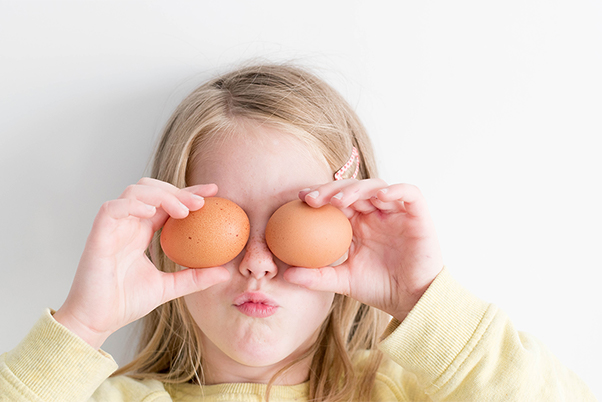
#> input picture images/about-img.jpg, 602 x 402 px, given in place of rick.mp4, which was not available
$ python y.py
#> lines starting #> are read from the running program, lines starting #| are printed output that depends on the picture; after the words box and inside, x2 and y2 are one past the last pixel; in counts of white or black regions, pixels touching at a corner belong together; pictures that were not available may be replaced by others from this repository, and a replacement may not be noted
import cv2
import numpy as np

# Videonun yüklenmesi
video = cv2.VideoCapture("rick.mp4")


# Video boyutlarının alınması
frame_width = int(video.get(cv2.CAP_PROP_FRAME_WIDTH))
frame_height = int(video.get(cv2.CAP_PROP_FRAME_HEIGHT))

# 2x2 çerçeve boyutlarının oluşturulması
grid_width = frame_width * 2
grid_height = frame_height * 2

# 2x2 çerçevenin oluşturulması
grid = np.zeros((grid_height, grid_width, 3), dtype=np.uint8)

# Video frame'lerinin okunması
while True:
    ret, frame = video.read()
#> frame is the input picture: shape (402, 602, 3); mean B, G, R 196.9, 207.3, 224.5
    if not ret:
        break

    # Mavi renk maskesi
    hsv = cv2.cvtColor(frame, cv2.COLOR_BGR2HSV)
#> hsv: shape (402, 602, 3); mean H, S, V 13.3, 36.2, 224.5
    blue_lower = np.array([100,60,60])
    blue_upper = np.array([130,255,255])
    blue_mask = cv2.inRange(hsv, blue_lower, blue_upper)
#> blue_mask: shape (402, 602); every value is 0
    blue_masked = cv2.bitwise_and(frame, frame, mask=blue_mask)
#> blue_masked: shape (402, 602, 3); every value is 0

    # Kırmızı renk maskesi
    red_lower = np.array([0,50,50])
    red_upper = np.array([10,255,255])
    red_mask = cv2.inRange(hsv, red_lower, red_upper)
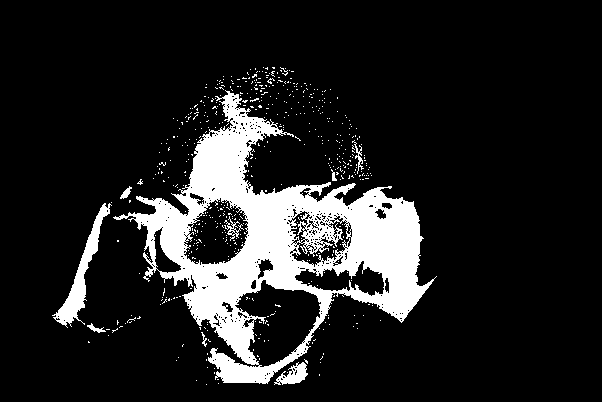
#> red_mask: shape (402, 602); 13.6% white; 544 white regions (535 under 20 px), largest, box (x1, y1, x2, y2) and area: (113, 90, 437, 384) 29344, (52, 203, 112, 328) 1515, (274, 362, 308, 385) 389
    red_masked = cv2.bitwise_and(frame, frame, mask=red_mask)
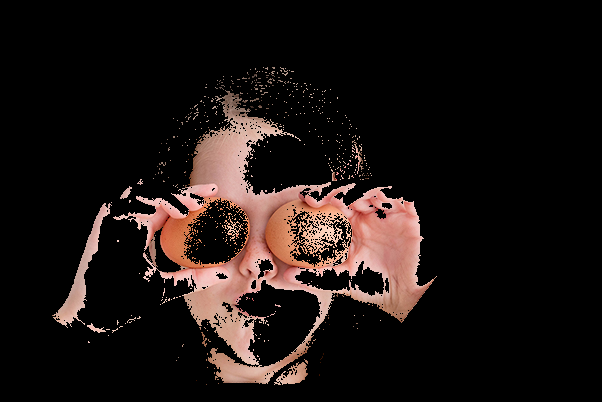
#> red_masked: shape (402, 602, 3); mean B, G, R 18.3, 20.6, 28.6

    # Keskinleştirme
    kernel = np.array([[-1,-1,-1], [-1,9,-1], [-1,-1,-1]])
    sharpened = cv2.filter2D(frame, -1, kernel)
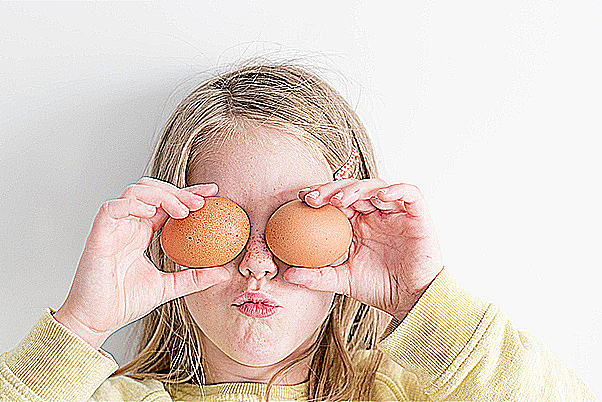
#> sharpened: shape (402, 602, 3); mean B, G, R 196, 206.1, 222.4

    # 2x2 çerçeveye frame'lerin yerleştirilmesi
    grid[0:frame_height, 0:frame_width] = frame
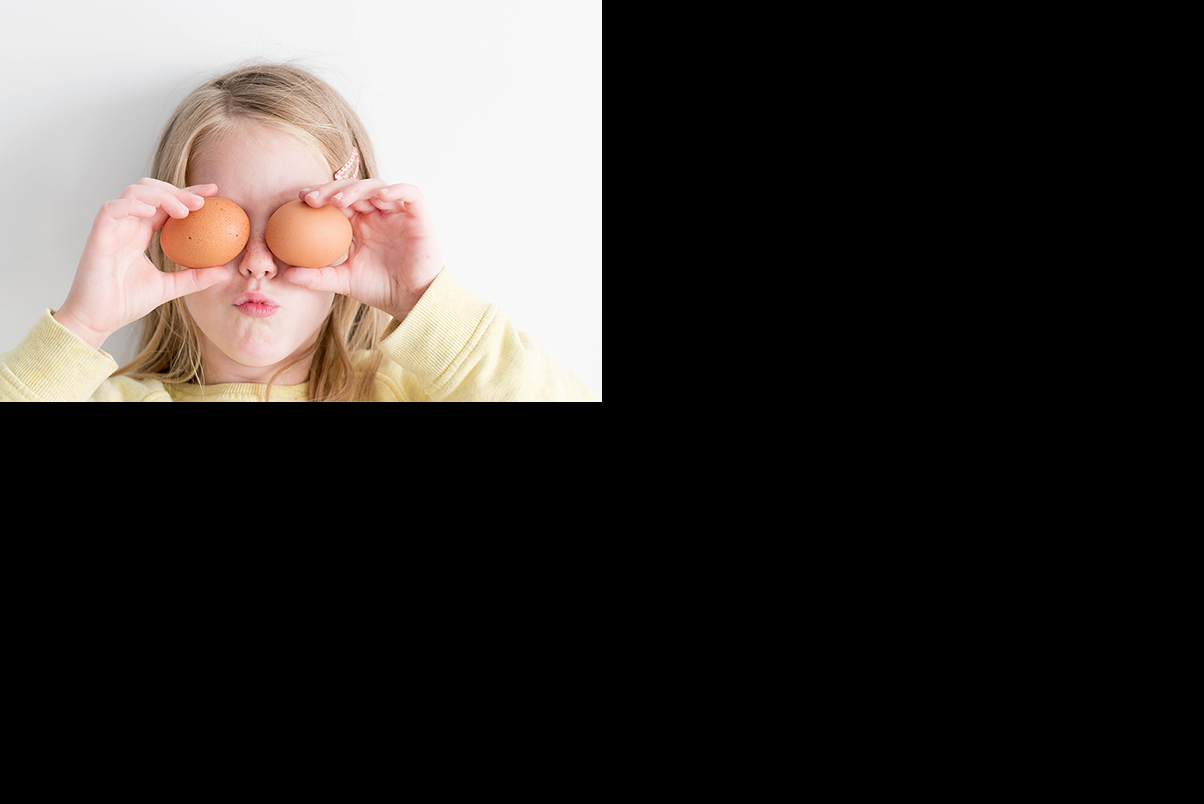
#> grid: shape (804, 1204, 3); mean B, G, R 49.2, 51.8, 56.1
    grid[0:frame_height, frame_width:grid_width] = sharpened
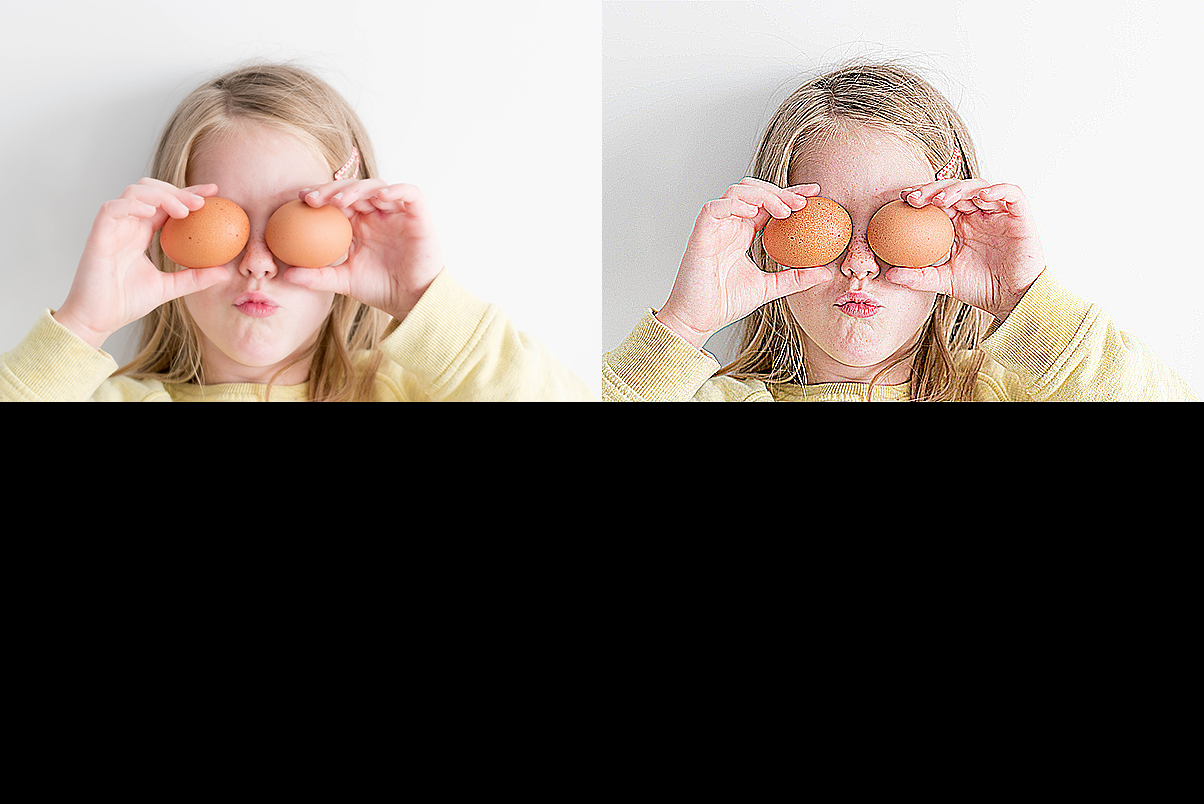
#> grid: shape (804, 1204, 3); mean B, G, R 98.2, 103.3, 111.7
    grid[frame_height:grid_height, 0:frame_width] = blue_masked
    grid[frame_height:grid_height, frame_width:grid_width] = red_masked
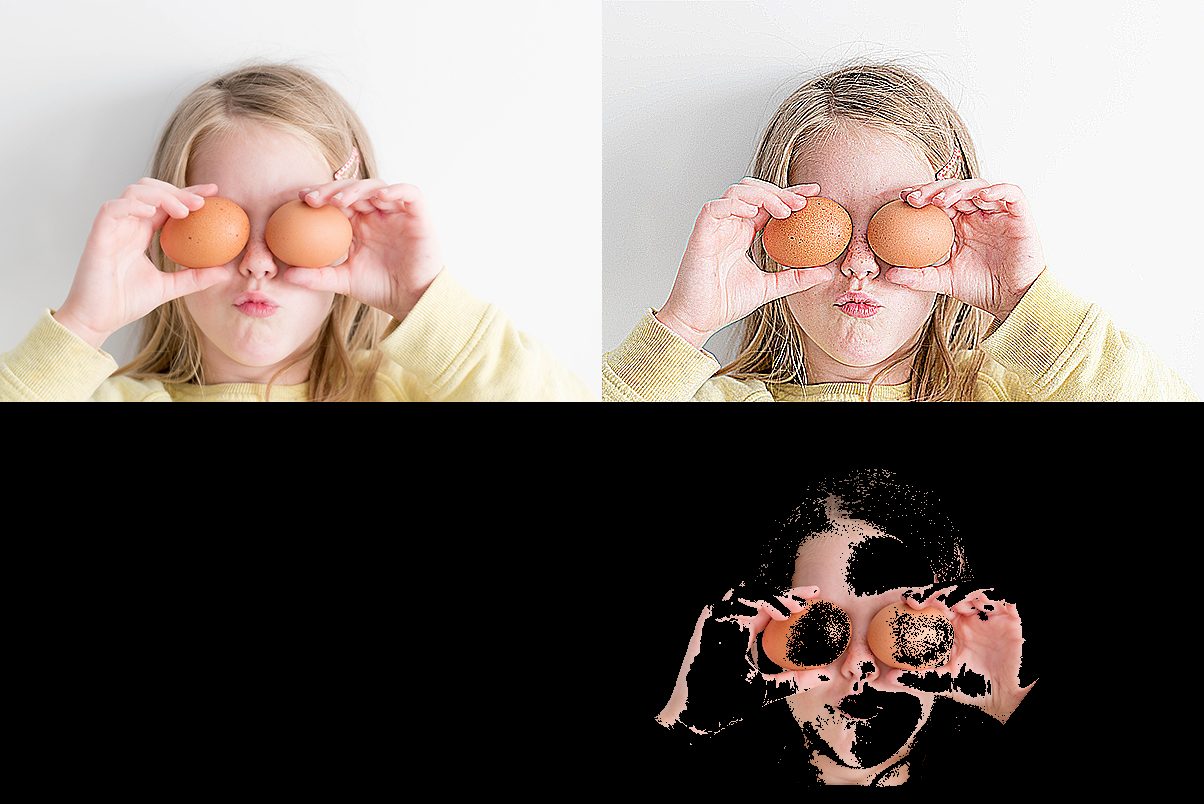
#> grid: shape (804, 1204, 3); 3.39% of pixels changed, all inside (x1, y1, x2, y2) = (654, 469, 1039, 787)

    # Çerçevenin gösterilmesi
    cv2.imshow("4 Videos in 2x2 Grid", grid)

    if cv2.waitKey(1) == ord("q"):
#> (key q is pressed here)
        break

# Temizleme
video.release()
cv2.destroyAllWindows()

$ run again, on images/client.png
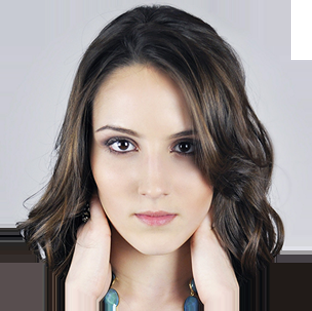
#> input picture images/client.png, 312 x 311 px, given in place of rick.mp4, which was not available
#> frame is the input picture: shape (311, 312, 3); mean B, G, R 139.3, 141.5, 150.5
#> hsv: shape (311, 312, 3); mean H, S, V 65.8, 36.3, 153.9
#> `blue_mask = cv2.inRange(hsv, blue_lower, blue_upper)`:
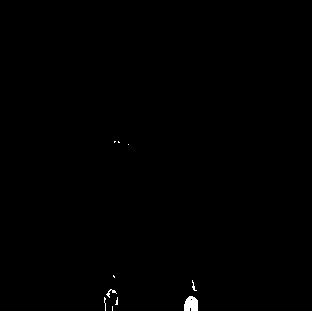
#> blue_mask: shape (311, 312); 0.28% white; 10 white regions (7 under 20 px), largest, box (x1, y1, x2, y2) and area: (184, 296, 198, 311) 176, (106, 289, 117, 298) 31, (192, 280, 197, 291) 20
#> red_mask: shape (311, 312); 7.6% white; 582 white regions (545 under 20 px), largest, box (x1, y1, x2, y2) and area: (167, 227, 201, 305) 1179, (147, 62, 198, 131) 807, (170, 142, 214, 195) 725
#> `grid[frame_height:grid_height, frame_width:grid_width] = red_masked`:
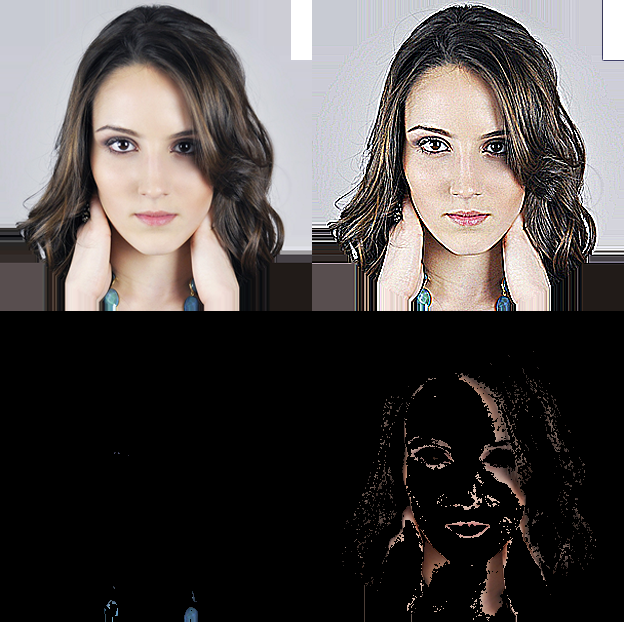
#> grid: shape (622, 624, 3); mean B, G, R 72, 73.3, 78.2
